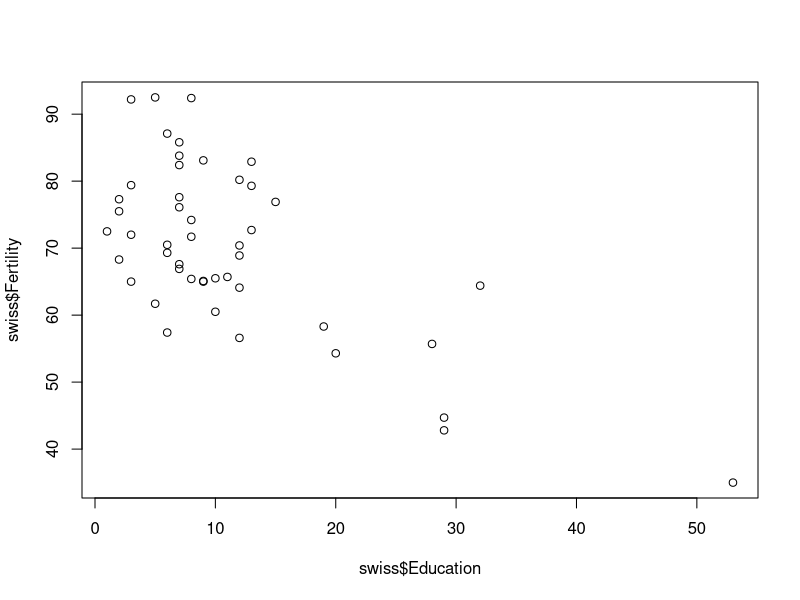
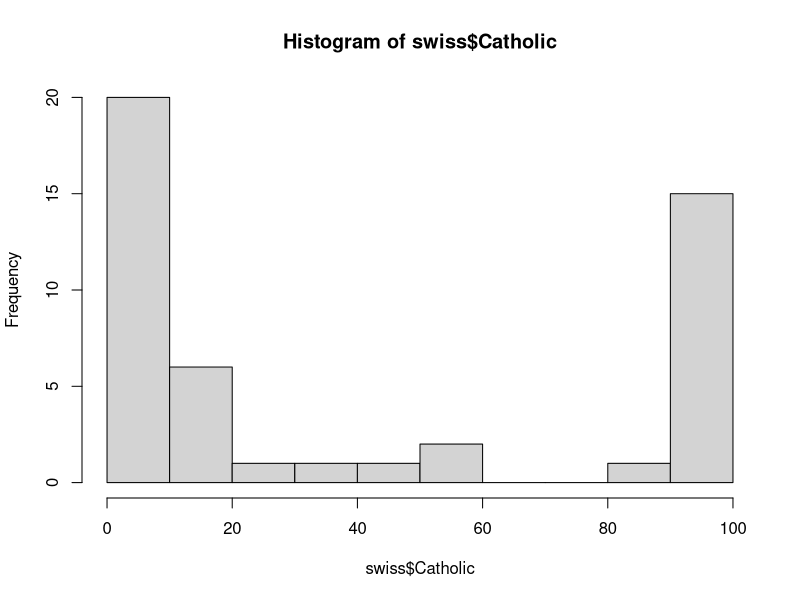

These figures' R source, in order:
## ---- chunk 1
knitr::opts_chunk$set(echo = TRUE)
## ---- chunk 2
intTwo = 2
floatTwo = 2.0
mixed = "10j"
aString = "2 Cool for School"
aBool = TRUE

print(typeof(intTwo))
print(typeof(floatTwo))
print(typeof(mixed))
print(typeof(aString))
print(typeof(aBool))
## ---- chunk 3
foobar <- function(value) {
  if (value %% 15 == 0) {
    result <- "foobar"
  } else if (value %% 3 == 0){
    result <- "foo"
  } else if (value %% 5 == 0) {
    result <- "bar"
  } else {
    result <- "Not a multiple of 3, 5, or 15"
  }

  return(result)
}

foobar
foobar(5)
foobar(3)
foobar(15)
foobar(60)
foobar(-5)
## ---- chunk 4
attach(swiss)
summary(swiss)
detach(swiss)
## ---- chunk 5
attach(swiss)
ordered <- swiss[order(swiss$Agriculture), ]
ordered
View(ordered)
## ---- chunk 6
swiss[which.max(swiss$Agriculture),]
detach(swiss)
## ---- chunk 7
attach(swiss)
cor(swiss)
detach(swiss)
## ---- chunk 8
attach(swiss)
plot(swiss$Education, swiss$Fertility)
hist(swiss$Catholic)
detach(swiss)
